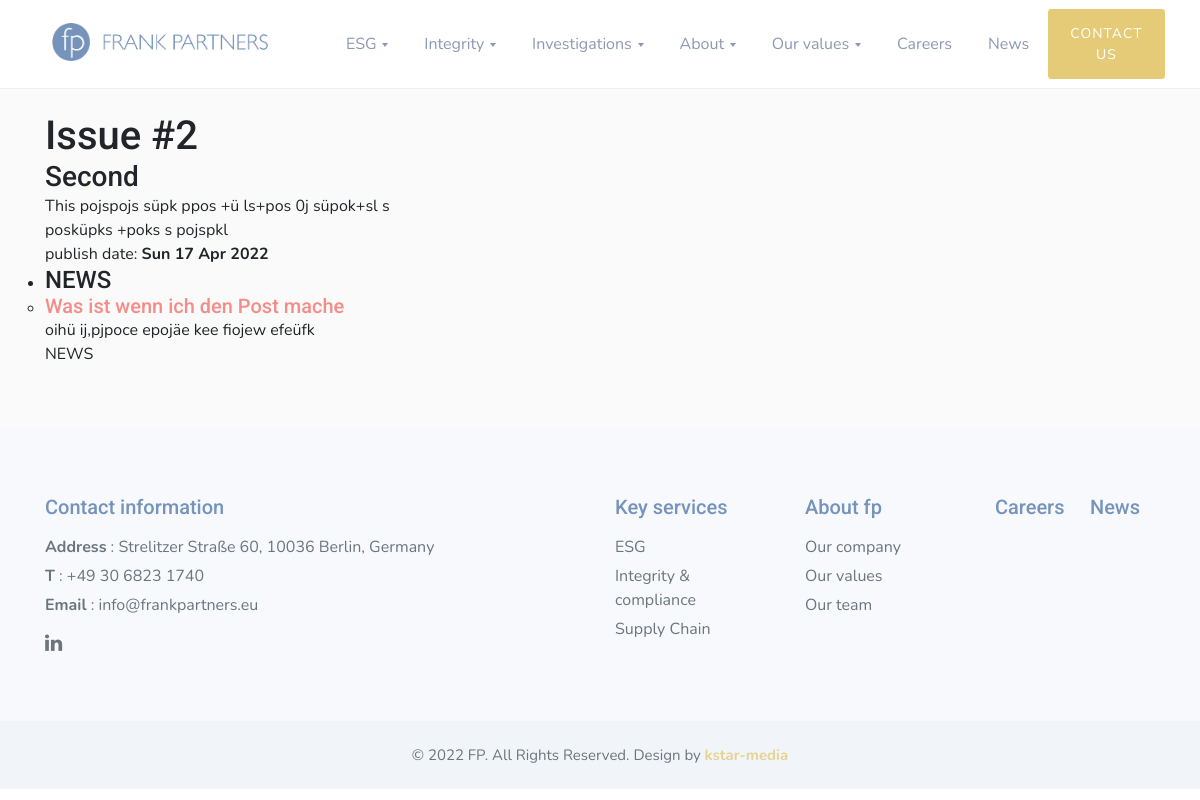
The page /newsfeed/ on the database its author committed.
### newsfeed/models.py (models this page shows, shortened)
class Issue(models.Model):
    title = models.CharField(max_length=128)
    issue_number = models.PositiveIntegerField(
        unique=True, help_text='Used as a slug for each issue'
    )
    publish_date = models.DateTimeField()
    issue_type = models.PositiveSmallIntegerField(
        choices=ISSUE_TYPE_CHOICES,
        default=WEEKLY_ISSUE
    )
    short_description = models.TextField(blank=True, null=True)
    is_draft = models.BooleanField(default=False)
    created_at = models.DateTimeField(auto_now_add=True)
    updated_at = models.DateTimeField(auto_now=True)
    objects = IssueQuerySet.as_manager()
    class Meta:
        ordering = ['-issue_number', '-publish_date']

class PostCategory(models.Model):
    name = models.CharField(max_length=255)
    order = models.PositiveIntegerField(default=0)
    class Meta:
        verbose_name_plural = 'Post categories'
        ordering = ['order']
    def __str__(self):
        return self.name

class Post(models.Model):
    issue = models.ForeignKey(
        Issue,
        on_delete=models.SET_NULL,
        related_name='posts',
        blank=True,
        null=True
    )
    category = models.ForeignKey(
        PostCategory,
        on_delete=models.SET_NULL,
        related_name='posts',
        blank=True,
        null=True
    )
    title = models.CharField(max_length=255)
    source_url = models.URLField()
    is_visible = models.BooleanField(default=True)
    short_description = models.TextField()
    order = models.PositiveIntegerField(default=0)
    created_at = models.DateTimeField(auto_now_add=True)
    updated_at = models.DateTimeField(auto_now=True)
    objects = PostQuerySet.as_manager()
    class Meta:
        ordering = ['order', '-created_at']

### newsfeed/views.py (the view)
# urls.py: path('', LatestIssueView.as_view(), name='latest_issue'),
class LatestIssueView(TemplateView):
    model = Post
    template_name = "newsfeed/latest_issue.html"
    def get_context_data(self, **kwargs):
        prefetch_posts = Post.objects.visible().select_related('category')
        latest_issue = Issue.objects.prefetch_related(
            Prefetch('posts', queryset=prefetch_posts)
        ).first()
        context = super().get_context_data(**kwargs)
        context['latest_issue'] = latest_issue
        return context

### newsfeed/querysets.py (called while the page is built)
    def visible(self):
        return self.filter(is_visible=True)

### newsfeed/templates/newsfeed/latest_issue.html (shortened to what this page needs)
{% extends 'newsfeed/base.html' %}
{% load static %}
{% block content %}
<section class="w3l-about2">
    <div class="features-main py-5">
      <div class="container py-lg-3">
        <div class="row features">
            <div class="col-md-4 feature-1 mt-5">
                <h1>Issue #{{ latest_issue.issue_number }}</h1>
                <h3>{{ latest_issue.title }}</h3>
                <p>{{ latest_issue.short_description }}</p>
                publish date: <b>{{ latest_issue.publish_date|date:"D d M Y" }}</b>
                {% include 'newsfeed/issue_posts.html' with posts=latest_issue.posts.all %}
            </div>
        </div>
    </div>
</section>
{% endblock %}

### newsfeed/templates/newsfeed/issue_posts.html
{% regroup posts|dictsort:"category.order" by category as category_list %}
<ul>
    {% for category, posts in category_list %}
        <li><h4>{{ category }}</h4>
            <ul>
                {% for post in posts %}
                    <li>
                        <h5><a href="{{ post.source_url }}" target="_blank">{{ post.title }}</a></h5>
                        <p>{{ post.short_description }}</p>
                        <p>{{ post.category.name }}</p>
                    </li>
                {% endfor %}
            </ul>
        </li>
    {% endfor %}
</ul>

### rows shown on the page
Issue: issue_number "2", title "Second", short_description "This pojspojs süpk ppos +ü ls+pos 0j süpok+sl s posküpks +poks s pojspkl", publish_date "Sun 17 Apr 2022"
PostCategory: name "NEWS"
Post: title "Was ist wenn ich den Post mache", short_description "oihü ij,pjpoce epojäe kee fiojew efeüfk", category.name "NEWS"
